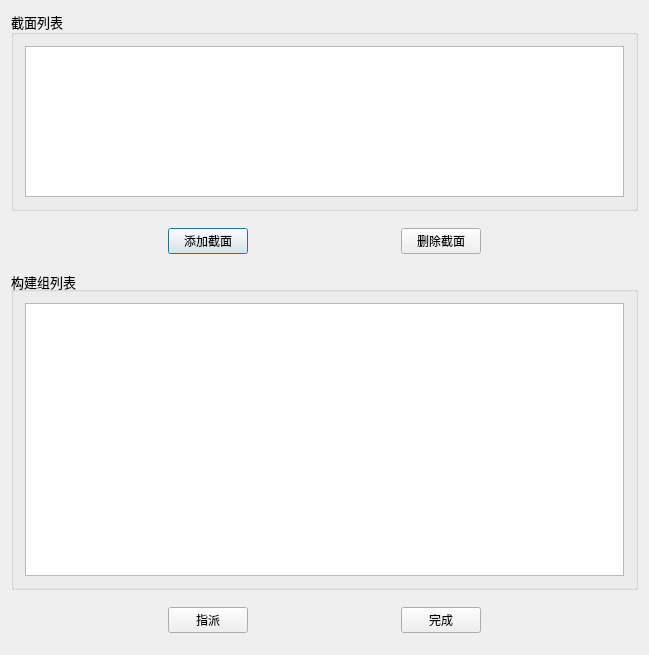
<?xml version="1.0" encoding="UTF-8"?>
<ui version="4.0">
 <class>Assign_SectionClass</class>
 <widget class="QDialog" name="Assign_SectionClass">
  <property name="geometry">
   <rect>
    <x>0</x>
    <y>0</y>
    <width>649</width>
    <height>655</height>
   </rect>
  </property>
  <property name="windowTitle">
   <string>指派截面</string>
  </property>
  <layout class="QVBoxLayout" name="verticalLayout">
   <item>
    <widget class="QGroupBox" name="groupBox">
     <property name="maximumSize">
      <size>
       <width>16777215</width>
       <height>200</height>
      </size>
     </property>
     <property name="font">
      <font>
       <family>AcadEref</family>
       <pointsize>10</pointsize>
       <weight>50</weight>
       <italic>false</italic>
       <bold>false</bold>
       <underline>false</underline>
       <strikeout>false</strikeout>
      </font>
     </property>
     <property name="title">
      <string>截面列表</string>
     </property>
     <layout class="QHBoxLayout" name="horizontalLayout">
      <item>
       <widget class="QTableWidget" name="Section_Lists">
        <property name="font">
         <font>
          <family>Microsoft YaHei UI</family>
          <pointsize>10</pointsize>
          <weight>50</weight>
          <italic>false</italic>
          <bold>false</bold>
          <underline>false</underline>
          <strikeout>false</strikeout>
         </font>
        </property>
       </widget>
      </item>
     </layout>
    </widget>
   </item>
   <item>
    <widget class="QWidget" name="widget" native="true">
     <layout class="QHBoxLayout" name="horizontalLayout_3">
      <item>
       <spacer name="horizontalSpacer">
        <property name="orientation">
         <enum>Qt::Horizontal</enum>
        </property>
        <property name="sizeHint" stdset="0">
         <size>
          <width>40</width>
          <height>20</height>
         </size>
        </property>
       </spacer>
      </item>
      <item>
       <widget class="QPushButton" name="btn_add">
        <property name="text">
         <string>添加截面</string>
        </property>
       </widget>
      </item>
      <item>
       <spacer name="horizontalSpacer_3">
        <property name="orientation">
         <enum>Qt::Horizontal</enum>
        </property>
        <property name="sizeHint" stdset="0">
         <size>
          <width>40</width>
          <height>20</height>
         </size>
        </property>
       </spacer>
      </item>
      <item>
       <widget class="QPushButton" name="btn_delete">
        <property name="text">
         <string>删除截面</string>
        </property>
       </widget>
      </item>
      <item>
       <spacer name="horizontalSpacer_2">
        <property name="orientation">
         <enum>Qt::Horizontal</enum>
        </property>
        <property name="sizeHint" stdset="0">
         <size>
          <width>40</width>
          <height>20</height>
         </size>
        </property>
       </spacer>
      </item>
     </layout>
    </widget>
   </item>
   <item>
    <widget class="QGroupBox" name="groupBox_2">
     <property name="font">
      <font>
       <pointsize>10</pointsize>
       <weight>50</weight>
       <bold>false</bold>
      </font>
     </property>
     <property name="title">
      <string>构建组列表</string>
     </property>
     <layout class="QHBoxLayout" name="horizontalLayout_2">
      <item>
       <widget class="QTableWidget" name="Group_Lists"/>
      </item>
     </layout>
    </widget>
   </item>
   <item>
    <widget class="QWidget" name="widget_2" native="true">
     <layout class="QHBoxLayout" name="horizontalLayout_4">
      <item>
       <spacer name="horizontalSpacer_5">
        <property name="orientation">
         <enum>Qt::Horizontal</enum>
        </property>
        <property name="sizeHint" stdset="0">
         <size>
          <width>40</width>
          <height>20</height>
         </size>
        </property>
       </spacer>
      </item>
      <item>
       <widget class="QPushButton" name="btn_assign">
        <property name="text">
         <string>指派</string>
        </property>
       </widget>
      </item>
      <item>
       <spacer name="horizontalSpacer_4">
        <property name="orientation">
         <enum>Qt::Horizontal</enum>
        </property>
        <property name="sizeHint" stdset="0">
         <size>
          <width>40</width>
          <height>20</height>
         </size>
        </property>
       </spacer>
      </item>
      <item>
       <widget class="QPushButton" name="btn_finish">
        <property name="text">
         <string>完成</string>
        </property>
       </widget>
      </item>
      <item>
       <spacer name="horizontalSpacer_6">
        <property name="orientation">
         <enum>Qt::Horizontal</enum>
        </property>
        <property name="sizeHint" stdset="0">
         <size>
          <width>40</width>
          <height>20</height>
         </size>
        </property>
       </spacer>
      </item>
     </layout>
    </widget>
   </item>
  </layout>
 </widget>
 <layoutdefault spacing="6" margin="11"/>
 <resources/>
 <connections/>
</ui>
